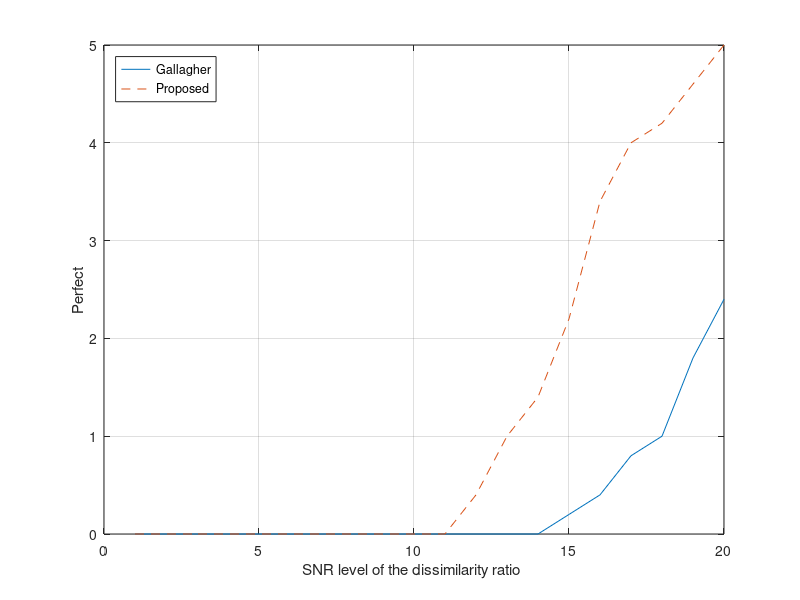

Here is the MATLAB script that generated this plot:
%% plot the noise experiment graph

 scores_rui1 = [ 
    0.1221    0.5470    0.2975         0
    0.1654    0.5836    0.3511    0.2000
    0.2164    0.6069    0.3894         0
    0.2384    0.6310    0.4211    0.4000
    0.3473    0.6990    0.5254    0.2000
    0.4503    0.7459    0.5939    0.6000
    0.4762    0.7797    0.6348    1.8000
    0.5492    0.8124    0.6863    2.8000
    0.6241    0.8534    0.7398    3.6000
    0.7454    0.8892    0.8181    5.8000
    0.8014    0.9018    0.8511    6.0000
    0.8164    0.9209    0.8791    8.0000
    0.8492    0.9296    0.8897    8.4000
    0.8810    0.9373    0.9105   10.6000
    0.9028    0.9418    0.9216   10.8000
    0.9331    0.9455    0.9328   10.8000
    0.9320    0.9465    0.9367   12.2000
    0.9307    0.9484    0.9413   12.0000
    0.9481    0.9533    0.9533   12.6000
    0.9476    0.9532    0.9527   12.8000];

scores_rui2 = [
        0.4250    0.5433    0.5079    0.6000
    0.4144    0.5146    0.4823    0.6000
    0.3952    0.5370    0.5172    0.2000
    0.4583    0.5860    0.5611    0.2000
    0.4613    0.6419    0.6081    0.8000
    0.5952    0.7288    0.7057    1.6000
    0.6072    0.6951    0.6773    2.8000
    0.5787    0.7203    0.7060    3.2000
    0.7394    0.8064    0.7963    4.4000
    0.8212    0.8508    0.8496    5.0000
    0.8160    0.8566    0.8539    7.2000
    0.8341    0.8741    0.8721    8.4000
    0.8773    0.9050    0.9064    8.8000
    0.9439    0.9419    0.9434   10.6000
    0.9460    0.9467    0.9457   11.2000
    0.9475    0.9459    0.9470   12.0000
    0.9444    0.9491    0.9506   12.2000
    0.9499    0.9484    0.9494   12.2000
    0.9509    0.9497    0.9505   12.4000
    0.9441    0.9434    0.9437   11.2000];

scores_gallagher1 = [    
    0.0041    0.3132    0.0690         0
    0.0111    0.3461    0.0891         0
    0.0143    0.3771    0.1094         0
    0.0136    0.4172    0.1585         0
    0.0380    0.4580    0.1954         0
    0.0931    0.5020    0.2525         0
    0.1356    0.5553    0.3185         0
    0.1559    0.5923    0.3581    0.6000
    0.2355    0.6420    0.4320    0.8000
    0.3018    0.6829    0.5029    1.2000
    0.4168    0.7323    0.5872    1.8000
    0.5097    0.7791    0.6673    2.4000
    0.5521    0.8089    0.7176    3.0000
    0.6628    0.8419    0.7757    3.4000
    0.7236    0.8727    0.8231    4.2000
    0.7739    0.8917    0.8586    5.4000
    0.7786    0.9073    0.8740    6.0000
    0.8362    0.9193    0.8984    8.4000
    0.8793    0.9290    0.9165    9.2000
    0.9009    0.9357    0.9292   10.0000];

scores_gallagher2 = [
        0.0023    0.0600    0.0244         0
    0.0021    0.0635    0.0262         0
    0.0022    0.0705    0.0301         0
    0.0020    0.0736    0.0286         0
    0.0019    0.0778    0.0300         0
    0.0020    0.0862    0.0350         0
    0.0016    0.0938    0.0407         0
    0.0021    0.1071    0.0478         0
    0.0020    0.1259    0.0641         0
    0.0019    0.1646    0.0957         0
    0.0023    0.1965    0.1305         0
    0.0117    0.2675    0.2014         0
    0.0907    0.3352    0.2689         0
    0.1116    0.3935    0.3454         0
    0.2122    0.4738    0.4390    0.2000
    0.2353    0.5343    0.5038    0.4000
    0.3738    0.6371    0.6074    0.8000
    0.4503    0.6919    0.6546    1.0000
    0.5041    0.7330    0.7013    1.8000
    0.6023    0.7590    0.7379    2.4000];

diff = (scores_rui1 - scores_gallagher1);
scores_rui2 = scores_gallagher2 + diff;
scores_rui2(:,1:3) = scores_gallagher2(:,1:3) + diff(:,1:3).*(scores_gallagher1(:,1:3)+scores_rui1(:,1:3))/2;
scores_rui2(2,4) = 0;

scores_rui = scores_rui2;
scores_gallagher  = scores_gallagher2;

scores_rui2(:,4) = max(scores_gallagher1(:,4)-2,0);
% scores_rui2(1:14,4) = max(scores_rui2(1:14,4) - 2,0);
scores_rui2(17:20,4) = [4;4.2;4.6;5];

snr_para_list = 1:20;

% gallagher_scores_list = 100*scores_gallagher(:,3);
% rui_scores_list  = 100*scores_rui(:,3);

gallagher_scores_list = scores_gallagher2(:,4);
rui_scores_list  = scores_rui2(:,4);

plot(snr_para_list,gallagher_scores_list,'-',snr_para_list,rui_scores_list,'--');
% plot(snr_para_list,gallagher_scores_list,'-ro',snr_para_list,rui_scores_list,'-go','LineWidth',2);

hold on

grid on
legend('Gallagher','Proposed','Location','northwest');
% ylabel('Direct(%)');
% ylabel('Neighborhood(%)');
ylabel('Largest Component(%)');
ylabel('Perfect');
xlabel('SNR level of the dissimilarity ratio ');

% 
% gallagher_scores_list = 100*scores_gallagher(:,2);
% rui_scores_list  = 100*scores_rui(:,2);
% 
% plot(snr_para_list,gallagher_scores_list,'-r',snr_para_list,rui_scores_list,'-g','LineWidth',2);
% 
% hold on
% 
% gallagher_scores_list = 100*scores_gallagher(:,3);
% rui_scores_list  = 100*scores_rui(:,3);
% % 
% plot(snr_para_list,gallagher_scores_list,'-r*',snr_para_list,rui_scores_list,'-g*','LineWidth',2);
% legend('Gallagher-Direct','Proposed-Direct','Gallagher-Neigh','Proposed-Neigh','Gallagher-Comp','Proposed-Comp','Location','northwest');
% % % legend('Gallagher-Neigh','Rui-Neigh');
% % legend('Gallagher-Comp','Rui-Comp');
% 
% xlabel('SNR level of the dissimilarity ratio','FontSize',10);
% ylabel('Reconstruction accuracy','FontSize',10);